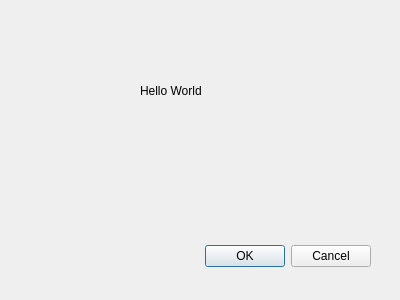
<?xml version="1.0" encoding="UTF-8"?>
<ui version="4.0">
 <class>BufferClipDialogBase</class>
 <widget class="QDialog" name="BufferClipDialogBase">
  <property name="geometry">
   <rect>
    <x>0</x>
    <y>0</y>
    <width>400</width>
    <height>300</height>
   </rect>
  </property>
  <property name="windowTitle">
   <string>Buffer Clip</string>
  </property>
  <widget class="QDialogButtonBox" name="button_box">
   <property name="geometry">
    <rect>
     <x>30</x>
     <y>240</y>
     <width>341</width>
     <height>32</height>
    </rect>
   </property>
   <property name="orientation">
    <enum>Qt::Horizontal</enum>
   </property>
   <property name="standardButtons">
    <set>QDialogButtonBox::Cancel|QDialogButtonBox::Ok</set>
   </property>
  </widget>
  <widget class="QLabel" name="label">
   <property name="geometry">
    <rect>
     <x>140</x>
     <y>60</y>
     <width>161</width>
     <height>61</height>
    </rect>
   </property>
   <property name="text">
    <string>Hello World</string>
   </property>
  </widget>
 </widget>
 <resources/>
 <connections>
  <connection>
   <sender>button_box</sender>
   <signal>accepted()</signal>
   <receiver>BufferClipDialogBase</receiver>
   <slot>accept()</slot>
   <hints>
    <hint type="sourcelabel">
     <x>20</x>
     <y>20</y>
    </hint>
    <hint type="destinationlabel">
     <x>20</x>
     <y>20</y>
    </hint>
   </hints>
  </connection>
  <connection>
   <sender>button_box</sender>
   <signal>rejected()</signal>
   <receiver>BufferClipDialogBase</receiver>
   <slot>reject()</slot>
   <hints>
    <hint type="sourcelabel">
     <x>20</x>
     <y>20</y>
    </hint>
    <hint type="destinationlabel">
     <x>20</x>
     <y>20</y>
    </hint>
   </hints>
  </connection>
 </connections>
</ui>
